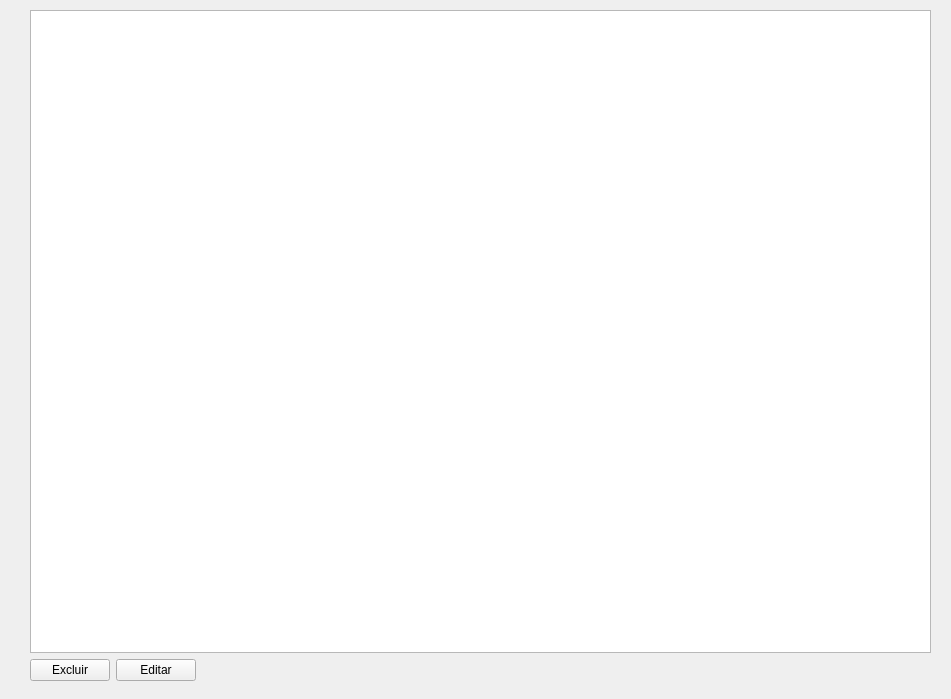
<?xml version="1.0" encoding="UTF-8"?>
<ui version="4.0">
 <class>tabela_ticket</class>
 <widget class="QWidget" name="tabela_ticket">
  <property name="geometry">
   <rect>
    <x>0</x>
    <y>0</y>
    <width>951</width>
    <height>699</height>
   </rect>
  </property>
  <property name="windowTitle">
   <string>Form</string>
  </property>
  <widget class="QWidget" name="verticalLayoutWidget">
   <property name="geometry">
    <rect>
     <x>30</x>
     <y>10</y>
     <width>901</width>
     <height>671</height>
    </rect>
   </property>
   <layout class="QVBoxLayout" name="verticalLayout">
    <item>
     <widget class="QTableWidget" name="tw_ticket"/>
    </item>
    <item>
     <layout class="QHBoxLayout" name="horizontalLayout_2">
      <item>
       <widget class="QPushButton" name="pushButton_2">
        <property name="text">
         <string>Excluir</string>
        </property>
       </widget>
      </item>
      <item>
       <widget class="QPushButton" name="pushButton">
        <property name="text">
         <string>Editar</string>
        </property>
       </widget>
      </item>
      <item>
       <spacer name="horizontalSpacer">
        <property name="orientation">
         <enum>Qt::Horizontal</enum>
        </property>
        <property name="sizeHint" stdset="0">
         <size>
          <width>40</width>
          <height>20</height>
         </size>
        </property>
       </spacer>
      </item>
     </layout>
    </item>
   </layout>
  </widget>
 </widget>
 <resources/>
 <connections/>
</ui>
